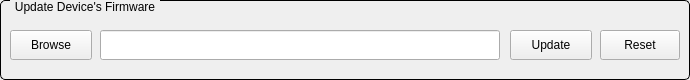
  <widget class="QGroupBox" name="titleGroupBox_5">
   <property name="geometry">
    <rect>
     <x>10</x>
     <y>570</y>
     <width>690</width>
     <height>80</height>
    </rect>
   </property>
   <property name="styleSheet">
    <string notr="true">QGroupBox {
    border: 1px solid black;
    border-radius: 5px;
    margin-top: 0.5em;
}

QGroupBox::title {
    subcontrol-origin: margin;
    left: 10px;
    padding: 0 3px 0 3px;
}</string>
   </property>
   <property name="title">
    <string>Update Device's Firmware</string>
   </property>
   <widget class="QPushButton" name="btnBrowse2">
    <property name="geometry">
     <rect>
      <x>10</x>
      <y>30</y>
      <width>82</width>
      <height>30</height>
     </rect>
    </property>
    <property name="text">
     <string>Browse</string>
    </property>
   </widget>
   <widget class="QLineEdit" name="txtFirmwareFile">
    <property name="geometry">
     <rect>
      <x>100</x>
      <y>30</y>
      <width>400</width>
      <height>30</height>
     </rect>
    </property>
   </widget>
   <widget class="QPushButton" name="btnUpdateFW">
    <property name="geometry">
     <rect>
      <x>510</x>
      <y>30</y>
      <width>82</width>
      <height>30</height>
     </rect>
    </property>
    <property name="text">
     <string>Update</string>
    </property>
   </widget>
   <widget class="QEPushButton" name="btnReset_2">
    <property name="geometry">
     <rect>
      <x>600</x>
      <y>30</y>
      <width>80</width>
      <height>30</height>
     </rect>
    </property>
    <property name="text">
     <string>Reset</string>
    </property>
    <property name="variable" stdset="0">
     <string>$(group):reset</string>
    </property>
    <property name="clickText">
     <string>0</string>
    </property>
   </widget>
  </widget>
